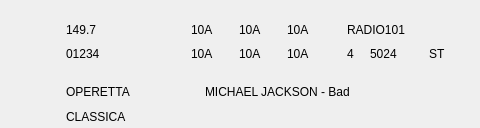
<?xml version="1.0" encoding="UTF-8"?>
<ui version="4.0">
 <class>MainWindow</class>
 <widget class="QMainWindow" name="MainWindow">
  <property name="geometry">
   <rect>
    <x>0</x>
    <y>0</y>
    <width>480</width>
    <height>128</height>
   </rect>
  </property>
  <property name="sizePolicy">
   <sizepolicy hsizetype="Fixed" vsizetype="Fixed">
    <horstretch>0</horstretch>
    <verstretch>0</verstretch>
   </sizepolicy>
  </property>
  <property name="maximumSize">
   <size>
    <width>480</width>
    <height>128</height>
   </size>
  </property>
  <property name="focusPolicy">
   <enum>Qt::WheelFocus</enum>
  </property>
  <property name="windowTitle">
   <string>MainWindow</string>
  </property>
  <widget class="QWidget" name="centralWidget">
   <property name="sizePolicy">
    <sizepolicy hsizetype="Fixed" vsizetype="Fixed">
     <horstretch>0</horstretch>
     <verstretch>0</verstretch>
    </sizepolicy>
   </property>
   <widget class="QStackedWidget" name="stackedWidget">
    <property name="geometry">
     <rect>
      <x>0</x>
      <y>0</y>
      <width>480</width>
      <height>128</height>
     </rect>
    </property>
    <property name="sizePolicy">
     <sizepolicy hsizetype="Fixed" vsizetype="Fixed">
      <horstretch>0</horstretch>
      <verstretch>0</verstretch>
     </sizepolicy>
    </property>
    <property name="currentIndex">
     <number>2</number>
    </property>
    <widget class="QWidget" name="systemPanel"/>
    <widget class="QWidget" name="mpxPanel">
     <widget class="QLabel" name="labelType">
      <property name="geometry">
       <rect>
        <x>40</x>
        <y>80</y>
        <width>67</width>
        <height>17</height>
       </rect>
      </property>
      <property name="text">
       <string>Type-034</string>
      </property>
     </widget>
     <widget class="QLabel" name="labelInfo">
      <property name="geometry">
       <rect>
        <x>40</x>
        <y>100</y>
        <width>67</width>
        <height>17</height>
       </rect>
      </property>
      <property name="text">
       <string>Mpx Info</string>
      </property>
     </widget>
     <widget class="QLabel" name="labelMpx1">
      <property name="geometry">
       <rect>
        <x>150</x>
        <y>80</y>
        <width>67</width>
        <height>17</height>
       </rect>
      </property>
      <property name="text">
       <string>34.8 dBu</string>
      </property>
     </widget>
     <widget class="QLabel" name="labelMpx2">
      <property name="geometry">
       <rect>
        <x>250</x>
        <y>80</y>
        <width>67</width>
        <height>17</height>
       </rect>
      </property>
      <property name="text">
       <string>20.9 dBu</string>
      </property>
     </widget>
    </widget>
    <widget class="QWidget" name="rdsPanel">
     <widget class="QLabel" name="labelRdsLevel">
      <property name="geometry">
       <rect>
        <x>66</x>
        <y>45</y>
        <width>67</width>
        <height>17</height>
       </rect>
      </property>
      <property name="sizePolicy">
       <sizepolicy hsizetype="Fixed" vsizetype="Fixed">
        <horstretch>0</horstretch>
        <verstretch>0</verstretch>
       </sizepolicy>
      </property>
      <property name="text">
       <string>01234</string>
      </property>
     </widget>
     <widget class="QLabel" name="labelGroup1">
      <property name="geometry">
       <rect>
        <x>191</x>
        <y>21</y>
        <width>41</width>
        <height>17</height>
       </rect>
      </property>
      <property name="sizePolicy">
       <sizepolicy hsizetype="Fixed" vsizetype="Fixed">
        <horstretch>0</horstretch>
        <verstretch>0</verstretch>
       </sizepolicy>
      </property>
      <property name="text">
       <string>10A</string>
      </property>
     </widget>
     <widget class="QLabel" name="labelGroup2">
      <property name="geometry">
       <rect>
        <x>239</x>
        <y>21</y>
        <width>41</width>
        <height>17</height>
       </rect>
      </property>
      <property name="sizePolicy">
       <sizepolicy hsizetype="Fixed" vsizetype="Fixed">
        <horstretch>0</horstretch>
        <verstretch>0</verstretch>
       </sizepolicy>
      </property>
      <property name="text">
       <string>10A</string>
      </property>
     </widget>
     <widget class="QLabel" name="labelGroup3">
      <property name="geometry">
       <rect>
        <x>287</x>
        <y>21</y>
        <width>41</width>
        <height>17</height>
       </rect>
      </property>
      <property name="sizePolicy">
       <sizepolicy hsizetype="Fixed" vsizetype="Fixed">
        <horstretch>0</horstretch>
        <verstretch>0</verstretch>
       </sizepolicy>
      </property>
      <property name="text">
       <string>10A</string>
      </property>
     </widget>
     <widget class="QLabel" name="labelGroup4">
      <property name="geometry">
       <rect>
        <x>191</x>
        <y>45</y>
        <width>41</width>
        <height>17</height>
       </rect>
      </property>
      <property name="sizePolicy">
       <sizepolicy hsizetype="Fixed" vsizetype="Fixed">
        <horstretch>0</horstretch>
        <verstretch>0</verstretch>
       </sizepolicy>
      </property>
      <property name="text">
       <string>10A</string>
      </property>
     </widget>
     <widget class="QLabel" name="labelGroup5">
      <property name="geometry">
       <rect>
        <x>239</x>
        <y>45</y>
        <width>41</width>
        <height>17</height>
       </rect>
      </property>
      <property name="sizePolicy">
       <sizepolicy hsizetype="Fixed" vsizetype="Fixed">
        <horstretch>0</horstretch>
        <verstretch>0</verstretch>
       </sizepolicy>
      </property>
      <property name="text">
       <string>10A</string>
      </property>
     </widget>
     <widget class="QLabel" name="labelGroup6">
      <property name="geometry">
       <rect>
        <x>287</x>
        <y>45</y>
        <width>41</width>
        <height>17</height>
       </rect>
      </property>
      <property name="sizePolicy">
       <sizepolicy hsizetype="Fixed" vsizetype="Fixed">
        <horstretch>0</horstretch>
        <verstretch>0</verstretch>
       </sizepolicy>
      </property>
      <property name="text">
       <string>10A</string>
      </property>
     </widget>
     <widget class="QLabel" name="labelPTYN">
      <property name="geometry">
       <rect>
        <x>66</x>
        <y>83</y>
        <width>110</width>
        <height>17</height>
       </rect>
      </property>
      <property name="sizePolicy">
       <sizepolicy hsizetype="Fixed" vsizetype="Fixed">
        <horstretch>0</horstretch>
        <verstretch>0</verstretch>
       </sizepolicy>
      </property>
      <property name="text">
       <string>OPERETTA</string>
      </property>
     </widget>
     <widget class="QLabel" name="labelPTY">
      <property name="geometry">
       <rect>
        <x>66</x>
        <y>108</y>
        <width>110</width>
        <height>17</height>
       </rect>
      </property>
      <property name="sizePolicy">
       <sizepolicy hsizetype="Fixed" vsizetype="Fixed">
        <horstretch>0</horstretch>
        <verstretch>0</verstretch>
       </sizepolicy>
      </property>
      <property name="text">
       <string>CLASSICA</string>
      </property>
     </widget>
     <widget class="QLabel" name="labelDS">
      <property name="geometry">
       <rect>
        <x>347</x>
        <y>45</y>
        <width>12</width>
        <height>17</height>
       </rect>
      </property>
      <property name="sizePolicy">
       <sizepolicy hsizetype="Fixed" vsizetype="Fixed">
        <horstretch>0</horstretch>
        <verstretch>0</verstretch>
       </sizepolicy>
      </property>
      <property name="text">
       <string>4</string>
      </property>
     </widget>
     <widget class="QLabel" name="labelPS">
      <property name="geometry">
       <rect>
        <x>347</x>
        <y>21</y>
        <width>100</width>
        <height>17</height>
       </rect>
      </property>
      <property name="sizePolicy">
       <sizepolicy hsizetype="Fixed" vsizetype="Fixed">
        <horstretch>0</horstretch>
        <verstretch>0</verstretch>
       </sizepolicy>
      </property>
      <property name="text">
       <string>RADIO101</string>
      </property>
     </widget>
     <widget class="QLabel" name="labelPI">
      <property name="geometry">
       <rect>
        <x>370</x>
        <y>45</y>
        <width>40</width>
        <height>17</height>
       </rect>
      </property>
      <property name="sizePolicy">
       <sizepolicy hsizetype="Fixed" vsizetype="Fixed">
        <horstretch>0</horstretch>
        <verstretch>0</verstretch>
       </sizepolicy>
      </property>
      <property name="text">
       <string>5024</string>
      </property>
     </widget>
     <widget class="QLabel" name="labelDI">
      <property name="geometry">
       <rect>
        <x>429</x>
        <y>45</y>
        <width>21</width>
        <height>17</height>
       </rect>
      </property>
      <property name="sizePolicy">
       <sizepolicy hsizetype="Fixed" vsizetype="Fixed">
        <horstretch>0</horstretch>
        <verstretch>0</verstretch>
       </sizepolicy>
      </property>
      <property name="text">
       <string>ST</string>
      </property>
     </widget>
     <widget class="QLabel" name="labelRT">
      <property name="geometry">
       <rect>
        <x>205</x>
        <y>83</y>
        <width>270</width>
        <height>17</height>
       </rect>
      </property>
      <property name="sizePolicy">
       <sizepolicy hsizetype="Fixed" vsizetype="Fixed">
        <horstretch>0</horstretch>
        <verstretch>0</verstretch>
       </sizepolicy>
      </property>
      <property name="text">
       <string>MICHAEL JACKSON - Bad</string>
      </property>
     </widget>
     <widget class="QLabel" name="labelRdsPhase">
      <property name="geometry">
       <rect>
        <x>66</x>
        <y>21</y>
        <width>67</width>
        <height>17</height>
       </rect>
      </property>
      <property name="sizePolicy">
       <sizepolicy hsizetype="Fixed" vsizetype="Fixed">
        <horstretch>0</horstretch>
        <verstretch>0</verstretch>
       </sizepolicy>
      </property>
      <property name="text">
       <string>149.7</string>
      </property>
     </widget>
    </widget>
    <widget class="QWidget" name="audioPanel"/>
    <widget class="QWidget" name="mpxSpectrumPanel"/>
    <widget class="QWidget" name="audioSpectrumPanel"/>
    <widget class="QWidget" name="splashPanel"/>
   </widget>
  </widget>
 </widget>
 <layoutdefault spacing="6" margin="11"/>
 <resources/>
 <connections/>
</ui>
